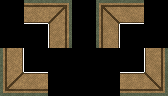

Rendered tile map (Tiled .tmx) drawn with the repository's tilesets; below, a short description and the full map source, tile grids included:
An orthogonal 7x4 tile map with 24x24 px tiles, 3 tile layers (Regions, Input_BG2, Output_BG2), 2 hidden layers not drawn, 8 tilesets.

<map version="1.0" orientation="orthogonal" width="7" height="4" tilewidth="24" tileheight="24">
 <tileset firstgid="1" name="processing" tilewidth="24" tileheight="24">
  <image source="../../tiles/processing.png" width="48" height="48" />
 </tileset>
 <tileset firstgid="5" name="0 0 0" tilewidth="24" tileheight="24">
  <image source="../../tiles/0 0 0.png" width="288" height="288" />
 </tileset>
 <tileset firstgid="149" name="0 0 1" tilewidth="24" tileheight="24">
  <image source="../../tiles/0 0 1.png" width="264" height="288" />
 </tileset>
 <tileset firstgid="281" name="0 0 -1" tilewidth="24" tileheight="24">
  <image source="../../tiles/0 0 -1.png" width="264" height="288" />
 </tileset>
 <tileset firstgid="413" name="0 1 0" tilewidth="24" tileheight="24">
  <image source="../../tiles/0 1 0.png" width="264" height="288" />
 </tileset>
 <tileset firstgid="545" name="0 -1 0" tilewidth="24" tileheight="24">
  <image source="../../tiles/0 -1 0.png" width="264" height="288" />
 </tileset>
 <tileset firstgid="677" name="1 0 0" tilewidth="24" tileheight="24">
  <image source="../../tiles/1 0 0.png" width="264" height="288" />
 </tileset>
 <tileset firstgid="809" name="-1 0 0" tilewidth="24" tileheight="24">
  <image source="../../tiles/-1 0 0.png" width="264" height="288" />
 </tileset>
 <layer name="Regions" width="7" height="4">
  <data encoding="csv">
0,3,3,0,3,3,0,
0,0,3,0,3,0,0,
3,0,0,0,0,0,3,
3,3,0,0,0,3,3
</data>
 </layer>
 <layer name="Input_BG2" width="7" height="4">
  <data encoding="csv">
0,66,113,0,114,65,0,
0,0,101,0,102,0,0,
114,0,0,0,0,0,113,
102,53,0,0,0,54,101
</data>
 </layer>
 <layer name="InputNot_BG2" width="7" height="4" visible="0">
  <data encoding="csv">
0,0,0,0,0,0,0,
0,0,0,0,0,0,0,
0,0,0,0,0,0,0,
0,0,0,0,0,0,0
</data>
 </layer>
 <layer name="InputNot_BG2" width="7" height="4" visible="0">
  <data encoding="csv">
0,0,0,0,0,0,0,
0,0,0,0,0,0,0,
0,0,0,0,0,0,0,
0,0,0,0,0,0,0
</data>
 </layer>
 <layer name="Output_BG2" width="7" height="4">
  <data encoding="csv">
0,0,117,0,118,0,0,
0,0,0,0,0,0,0,
0,0,0,0,0,0,0,
106,0,0,0,0,0,105
</data>
 </layer>
</map>
